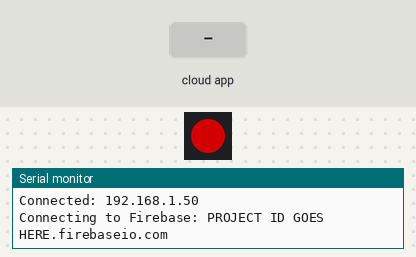
The sketch below on a simulated ESP8266 (NodeMCU). On the bench: 1 RGB LEDs in strip order, left to right, the last lines printed to the serial monitor. The inputs (shaded band) are chosen by the test bench. Dim RGB values are drawn brighter than linear; WiFi joins after 1.5 s; servers stay silent unless stated.

Above: at 3.3 s.
3.4 s: the phone or cloud app sets color to bool
At 4.0 s:
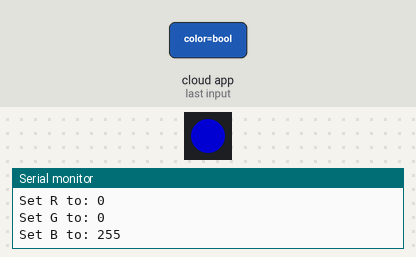
4.9 s: the phone or cloud app sets on to bool
At 6.2 s:
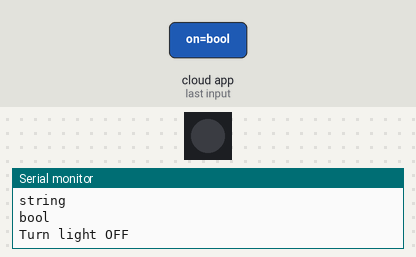
Timing chart, 0 to 7.9 s (numbered marks = the images above; inputs shaded):
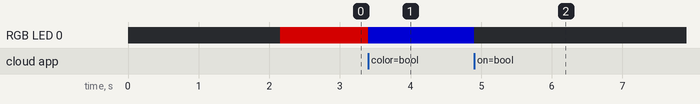

The sketch:

firebase-smart-light.ino
```cpp
// (licence header left out)
#include <ESP8266WiFi.h> // ESP8266 dependency
#include <FirebaseESP8266.h> // Firebase dependency
#include <Adafruit_NeoPixel.h> // NeoPixel dependency

// Firebase Project
#define FIREBASE_HOST "PROJECT ID GOES HERE.firebaseio.com"
#define FIREBASE_AUTH "DATABASE SECRET GOES HERE"
#define WIFI_SSID "WIFI SSID GOES HERE"
#define WIFI_PASSWORD "WIFI PASSWORD GOES HERE"

#define DEVICE_ID "light-1"

// NeoPixel connection
const int LED_PIN = D4;
const int LED_COUNT = 1;

// State variables
bool on = true;
int i = 127;
int r = 255;
int g = 0;
int b = 0;

// Firebase Data API
FirebaseData firebaseData;
FirebaseJson json;

// NeoPixel API
Adafruit_NeoPixel strip = Adafruit_NeoPixel(LED_COUNT, LED_PIN, NEO_GRB + NEO_KHZ800);

void setup()
{
  Serial.begin(115200);
  Serial.println("");

  strip.begin();

  WiFi.begin(WIFI_SSID, WIFI_PASSWORD);
  Serial.print("Connecting to Wi-Fi");
  while (WiFi.status() != WL_CONNECTED) {
    Serial.print(".");
    delay(1000);
  }
  Serial.println();
  Serial.print("Connected: ");
  Serial.println(WiFi.localIP());

  Serial.print("Connecting to Firebase: ");
  Serial.println(FIREBASE_HOST);

  Firebase.begin(FIREBASE_HOST, FIREBASE_AUTH);
  Firebase.reconnectWiFi(true);

  if (!Firebase.beginStream(firebaseData, "/devices/" + String(DEVICE_ID) + "/state"))
  {
      Serial.println("Could not begin stream");
      Serial.println("REASON: " + firebaseData.errorReason());
      Serial.println();
  }
}

void loop() {
  if (!Firebase.readStream(firebaseData)) {
    Serial.println("Can't read stream data");
    Serial.println("REASON: " + firebaseData.errorReason());
    delay(1000);
  }

  if (firebaseData.streamTimeout()) {
    Serial.println();
    Serial.println("Stream timeout, will resume streaming...");
  }

  updateDataFromFirebase();

  if (on) {
    strip.setBrightness(i);
    strip.setPixelColor(0, strip.Color(r, g, b));
  } else {
    strip.setBrightness(0);
    strip.setPixelColor(0, strip.Color(0, 0, 0));
    strip.clear();
  }

  strip.show();
}

void updateDataFromFirebase() {
  if (!firebaseData.streamAvailable()) {
    return;
  }

  Serial.println("Stream Data...");
  Serial.println(firebaseData.streamPath());
  Serial.println(firebaseData.dataPath());
  Serial.println(firebaseData.dataType());

 if (firebaseData.dataType() == "int")
    Serial.println(firebaseData.intData());
  else if (firebaseData.dataType() == "float")
    Serial.println(firebaseData.floatData(), 5);
  else if (firebaseData.dataType() == "double")
    printf("%.9lf\n", firebaseData.doubleData());
  else if (firebaseData.dataType() == "boolean")
    Serial.println(firebaseData.boolData() == 1 ? "true" : "false");
  else if (firebaseData.dataType() == "string")
    Serial.println(firebaseData.stringData());
  else if (firebaseData.dataType() == "json")
    Serial.println(firebaseData.jsonString());

  const String path = firebaseData.dataPath();

  if (path == "/") {
    FirebaseJson &json = firebaseData.jsonObject();
    FirebaseJsonData data;

    json.get(data, "on");
    if (data.success && data.type == "bool")
      setOn(data.boolValue);

    json.get(data, "brightness");
    if (data.success && data.type == "int")
      setBrightness(data.intValue);

    int tmpR;
    int tmpG;
    int tmpB;

    json.get(data, "color/rgb/r");
    if (data.success && data.type == "int")
      tmpR = data.intValue;

    json.get(data, "color/rgb/g");
    if (data.success && data.type == "int")
      tmpG = data.intValue;

    json.get(data, "color/rgb/b");
    if (data.success && data.type == "int")
      tmpB = data.intValue;

    setColor(tmpR, tmpG, tmpB);
    return;
  }

  if (path == "/on") {
    setOn(firebaseData.boolData());
    return;
  }

  if (path == "/brightness") {
    setBrightness(firebaseData.intData());
    return;
  }

  if (path == "/color") {
    FirebaseJson &json = firebaseData.jsonObject();
    FirebaseJsonData data;

    int tmpR;
    int tmpG;
    int tmpB;

    json.get(data, "rgb/r");
    if (data.success && data.type == "int")
      tmpR = data.intValue;

    json.get(data, "rgb/g");
    if (data.success && data.type == "int")
      tmpG = data.intValue;

    json.get(data, "rgb/b");
    if (data.success && data.type == "int")
      tmpB = data.intValue;

    setColor(tmpR, tmpG, tmpB);
    return;
  }
}

void setOn(bool value) {
  on = value;
  if (on) {
    Serial.println("Turn light ON");
  } else {
    Serial.println("Turn light OFF");
  }
}
void setBrightness(int value) {
  i = map(value, 0, 100, 0, 255);
  Serial.print("Set brightness to: ");
  Serial.println(i);
}

void setColor(int red, int green, int blue) {
  r = constrain(red, 0, 255);
  g = constrain(green, 0, 255);
  b = constrain(blue, 0, 255);

  Serial.print("Set R to: ");
  Serial.println(r);
  Serial.print("Set G to: ");
  Serial.println(g);
  Serial.print("Set B to: ");
  Serial.println(b);
}
```

Measured:
- after the input at 3.4 s, RGB LED 0: RGB(127, 0, 0) → RGB(0, 0, 127) at once
- after the input at 4.9 s, RGB LED 0: RGB(0, 0, 127) → off at once
